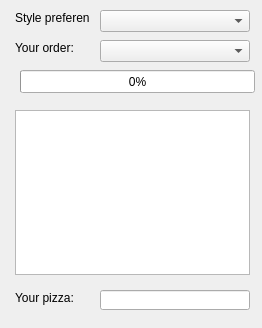
<?xml version="1.0" encoding="UTF-8"?>
<ui version="4.0">
 <class>MainWindow</class>
 <widget class="QMainWindow" name="MainWindow">
  <property name="geometry">
   <rect>
    <x>0</x>
    <y>0</y>
    <width>262</width>
    <height>328</height>
   </rect>
  </property>
  <property name="windowTitle">
   <string>Pizza Maker 2000</string>
  </property>
  <widget class="QWidget" name="centralwidget">
   <widget class="QComboBox" name="PizzaEnumCombo">
    <property name="geometry">
     <rect>
      <x>100</x>
      <y>40</y>
      <width>150</width>
      <height>22</height>
     </rect>
    </property>
    <property name="font">
     <font>
      <pointsize>8</pointsize>
     </font>
    </property>
   </widget>
   <widget class="QLabel" name="LabelUOrder">
    <property name="geometry">
     <rect>
      <x>15</x>
      <y>40</y>
      <width>75</width>
      <height>16</height>
     </rect>
    </property>
    <property name="text">
     <string>Your order:</string>
    </property>
   </widget>
   <widget class="QLineEdit" name="YourPizza">
    <property name="enabled">
     <bool>true</bool>
    </property>
    <property name="geometry">
     <rect>
      <x>100</x>
      <y>290</y>
      <width>150</width>
      <height>20</height>
     </rect>
    </property>
    <property name="text">
     <string/>
    </property>
   </widget>
   <widget class="QLabel" name="LabelUPizza">
    <property name="geometry">
     <rect>
      <x>15</x>
      <y>290</y>
      <width>75</width>
      <height>16</height>
     </rect>
    </property>
    <property name="text">
     <string>Your pizza:</string>
    </property>
   </widget>
   <widget class="QTextEdit" name="InfoCooking">
    <property name="geometry">
     <rect>
      <x>15</x>
      <y>110</y>
      <width>235</width>
      <height>165</height>
     </rect>
    </property>
   </widget>
   <widget class="QProgressBar" name="progressBar">
    <property name="geometry">
     <rect>
      <x>20</x>
      <y>70</y>
      <width>235</width>
      <height>23</height>
     </rect>
    </property>
    <property name="value">
     <number>0</number>
    </property>
   </widget>
   <widget class="QComboBox" name="PizzaStyleEnum">
    <property name="geometry">
     <rect>
      <x>100</x>
      <y>10</y>
      <width>150</width>
      <height>22</height>
     </rect>
    </property>
    <property name="font">
     <font>
      <pointsize>8</pointsize>
     </font>
    </property>
   </widget>
   <widget class="QLabel" name="LabelUOrder_2">
    <property name="geometry">
     <rect>
      <x>15</x>
      <y>10</y>
      <width>75</width>
      <height>16</height>
     </rect>
    </property>
    <property name="text">
     <string>Style preference</string>
    </property>
   </widget>
  </widget>
 </widget>
 <resources/>
 <connections/>
</ui>
